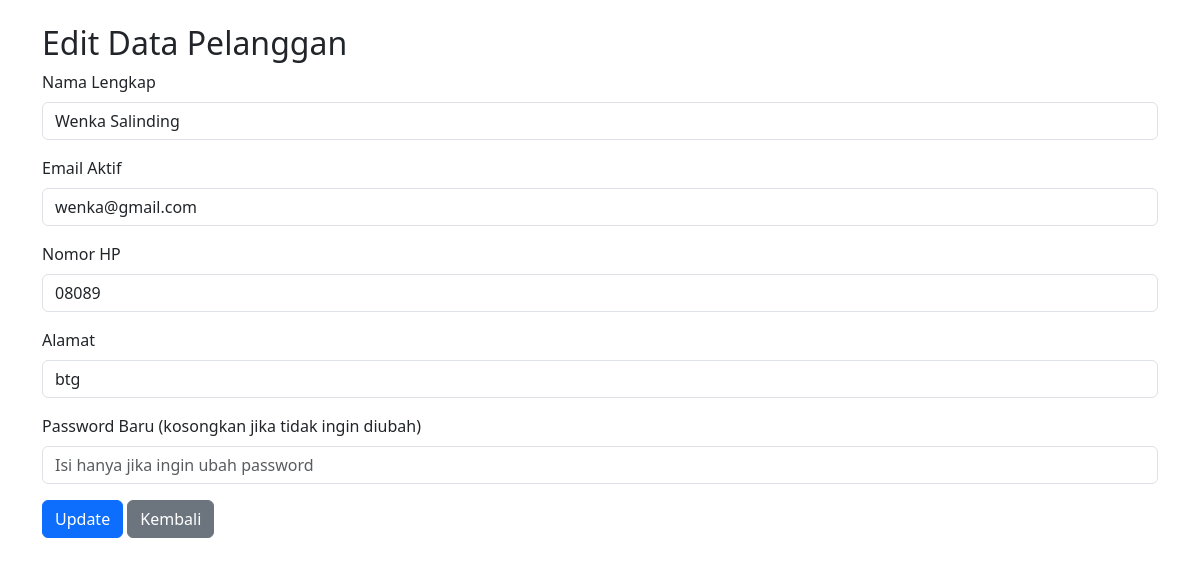
/pelanggan/edit.php?id=1, run on the app's committed database.
### tables this page shows
CREATE TABLE `pelanggan` (
  `id_pelanggan` int NOT NULL,
  `username` varchar(50) NOT NULL,
  `password` varchar(100) NOT NULL,
  `nama_pelanggan` varchar(100) DEFAULT NULL,
  `no_hp` varchar(20) DEFAULT NULL,
  `email` varchar(100) DEFAULT NULL,
  `alamat` text
);

### src/pelanggan/edit.php (the view, shortened to what this page needs)
<?php
include "../includes/koneksi.php";
$id = $_GET['id'];
$query = mysqli_query($conn, "SELECT * FROM pelanggan WHERE id_pelanggan = $id");
$data = mysqli_fetch_assoc($query);
?>
<!DOCTYPE html>
<html lang="id">
<head>
    <link href="https://cdn.jsdelivr.net/npm/bootstrap@5.3.3/dist/css/bootstrap.min.css" rel="stylesheet">
</head>
<body>
    <div class="container mt-4">
        <h2>Edit Data Pelanggan</h2>
        <form method="post" action="">
            <div class="mb-3">
                <label for="nama" class="form-label">Nama Lengkap</label>
                <input type="text" class="form-control" id="nama" name="nama" value="<?= htmlspecialchars($data['nama_pelanggan']) ?>" required>
            </div>
            <div class="mb-3">
                <label for="email" class="form-label">Email Aktif</label>
                <input type="email" class="form-control" id="email" name="email" value="<?= htmlspecialchars($data['email']) ?>" required>
            </div>
            <div class="mb-3">
                <label for="no_hp" class="form-label">Nomor HP</label>
                <input type="text" class="form-control" id="no_hp" name="no_hp" value="<?= htmlspecialchars($data['no_hp']) ?>" required>
            </div>
            <div class="mb-3">
                <label for="alamat" class="form-label">Alamat</label>
                <input type="text" class="form-control" id="alamat" name="alamat" value="<?= htmlspecialchars($data['alamat']) ?>">
            </div>
            <div class="mb-3">
                <label for="password" class="form-label">Password Baru (kosongkan jika tidak ingin diubah)</label>
                <input type="password" class="form-control" id="password" name="password" placeholder="Isi hanya jika ingin ubah password">
            </div>
            <button type="submit" class="btn btn-primary">Update</button>
            <a href="index.php" class="btn btn-secondary">Kembali</a>
        </form>
    </div>
</body>
</html>

### data on the page
pelanggan: nama "Wenka Salinding", email "wenka@gmail.com", no_hp "08089", alamat "btg"
